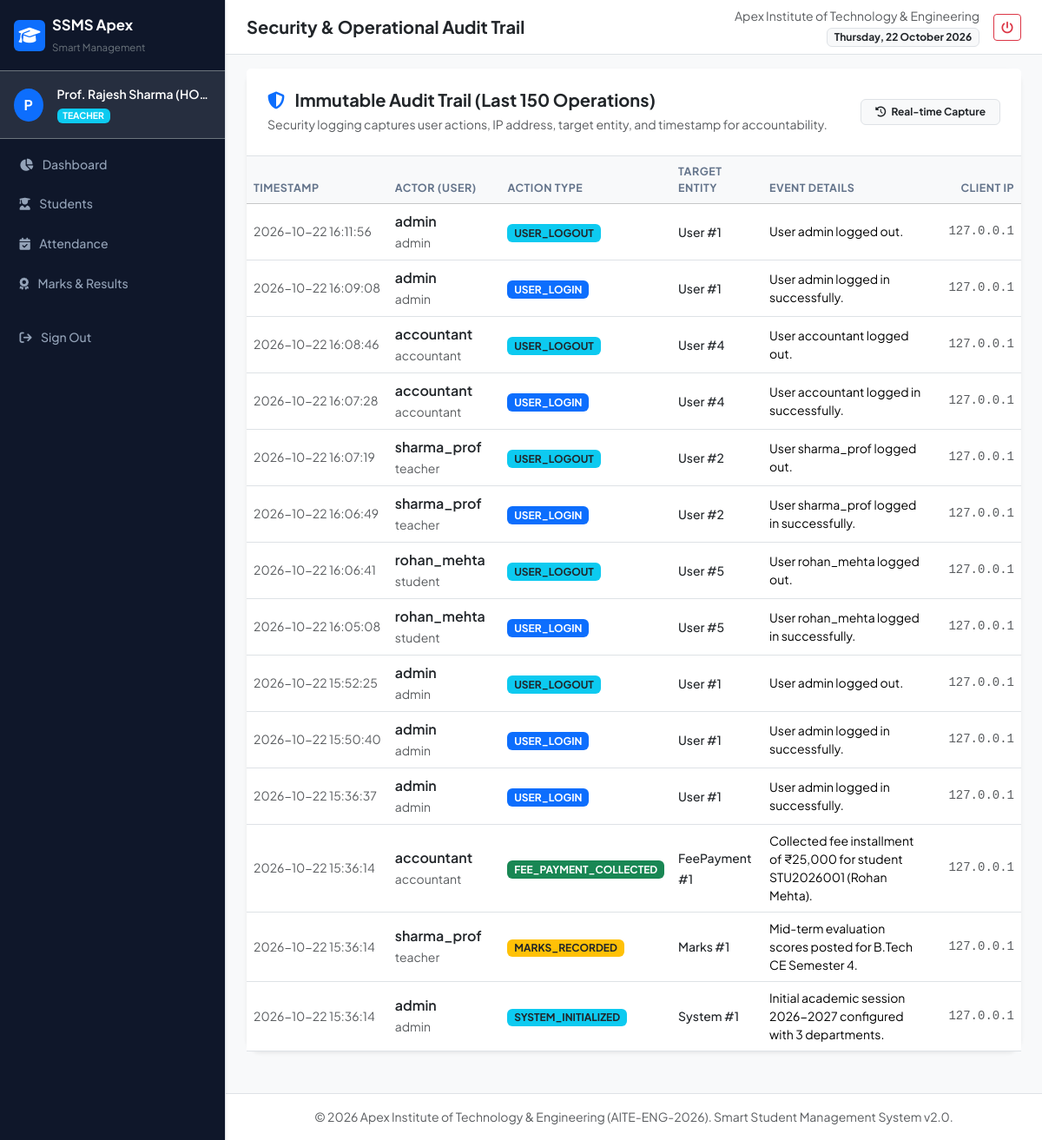
Page /audit-logs (signed in) on the committed database.
### models.py (models this page shows, shortened)
class User(db.Model):
    __tablename__ = 'users'
    id = db.Column(db.Integer, primary_key=True)
    username = db.Column(db.String(50), unique=True, nullable=False, index=True)
    password_hash = db.Column(db.String(255), nullable=False)
    role = db.Column(db.String(20), nullable=False, default='student')  # admin, teacher, student, accountant
    email = db.Column(db.String(100), unique=True, nullable=False)
    full_name = db.Column(db.String(100), nullable=False)
    is_active = db.Column(db.Boolean, default=True)
    created_at = db.Column(db.DateTime, default=datetime.utcnow)
    student_profile = db.relationship('Student', backref='user_account', uselist=False, cascade='all, delete-orphan')
    audit_logs = db.relationship('AuditLog', backref='user', lazy='dynamic')

class AuditLog(db.Model):
    __tablename__ = 'audit_logs'
    id = db.Column(db.Integer, primary_key=True)
    user_id = db.Column(db.Integer, db.ForeignKey('users.id'), nullable=True)
    action = db.Column(db.String(100), nullable=False)       # 'STUDENT_CREATED', 'MARKS_UPDATED', 'FEE_PAID', 'LOGIN'
    entity_type = db.Column(db.String(50))                   # 'Student', 'Marks', 'FeePayment', 'User'
    entity_id = db.Column(db.Integer)
    details = db.Column(db.Text)
    ip_address = db.Column(db.String(50))
    timestamp = db.Column(db.DateTime, default=datetime.utcnow)

### app.py (the view)
    @app.route('/audit-logs')
    @login_required
    @roles_accepted('admin')
    def audit_logs():
        logs = AuditLog.query.order_by(AuditLog.timestamp.desc()).limit(150).all()
        return render_template('audit/logs.html', logs=logs)

### templates/audit/logs.html (shortened to what this page needs)
{% extends "base.html" %}
{% block page_title %}Security & Operational Audit Trail{% endblock %}
{% block content %}
<div class="card border-0 shadow-sm rounded-4 mb-4">
    <div class="card-header bg-white border-bottom p-4 d-flex align-items-center justify-content-between flex-wrap gap-2">
        <div>
            <h5 class="fw-bold mb-1 text-dark">
                <i class="fa-solid fa-shield-halved text-primary me-2"></i> Immutable Audit Trail (Last 150 Operations)
            </h5>
            <small class="text-muted">Security logging captures user actions, IP address, target entity, and timestamp for accountability.</small>
        </div>
        <span class="badge bg-light text-dark border px-3 py-2">
            <i class="fa-solid fa-clock-rotate-left me-1"></i> Real-time Capture
        </span>
    </div>
    <div class="card-body p-0">
        <div class="table-responsive">
            <table class="table table-hover align-middle mb-0">
                <thead class="table-light">
                    <tr>
                        <th style="width: 15%;">Timestamp</th>
                        <th style="width: 15%;">Actor (User)</th>
                        <th style="width: 18%;">Action Type</th>
                        <th style="width: 12%;">Target Entity</th>
                        <th style="width: 28%;">Event Details</th>
                        <th style="width: 12%;" class="text-end">Client IP</th>
                    </tr>
                </thead>
                <tbody>
                    {% for log in logs %}
                    <tr>
                        <td class="text-muted text-nowrap small">{{ log.timestamp.strftime('%Y-%m-%d %H:%M:%S') }}</td>
                        <td>
                            <div class="fw-semibold text-dark">{{ log.user.username if log.user else 'System' }}</div>
                            <small class="text-muted">{{ log.user.role if log.user else 'Internal' }}</small>
                        </td>
                        <td>
                            <span class="badge bg-{{ 'primary' if 'LOGIN' in log.action else ('success' if 'FEE' in log.action else ('warning text-dark' if 'MARKS' in log.action else 'info text-dark')) }}">
                                {{ log.action }}
                            </span>
                        </td>
                        <td><small class="text-dark fw-medium">{{ log.entity_type }} #{{ log.entity_id or '-' }}</small></td>
                        <td class="small text-break">{{ log.details }}</td>
                        <td class="text-end font-monospace small text-muted">{{ log.ip_address or '127.0.0.1' }}</td>
                    </tr>
                    {% else %}
                    <tr>
                        <td colspan="6" class="text-center text-muted py-4">No audit logs recorded yet.</td>
                    </tr>
                    {% endfor %}
                </tbody>
            </table>
        </div>
    </div>
</div>
{% endblock %}

### templates/base.html (shortened to what this page needs)
<!DOCTYPE html>
<html lang="en">
<head>
    <link href="https://cdn.jsdelivr.net/npm/bootstrap@5.3.3/dist/css/bootstrap.min.css" rel="stylesheet">
    <link href="https://cdnjs.cloudflare.com/ajax/libs/font-awesome/6.5.1/css/all.min.css" rel="stylesheet">
    <link rel="stylesheet" href="{{ url_for('static', filename='css/style.css') }}">
</head>
<body>
    <div class="d-flex" id="wrapper">
        {% if current_user %}
        <nav id="sidebar" class="bg-dark text-white border-end shadow-sm">
            <div class="sidebar-header p-3 border-bottom border-secondary d-flex align-items-center justify-content-between">
                <a href="{{ url_for('dashboard') }}" class="text-white text-decoration-none d-flex align-items-center gap-2">
                    <div class="brand-icon bg-primary text-white rounded p-2 d-flex align-items-center justify-content-center">
                        <i class="fa-solid fa-graduation-cap fs-5"></i>
                    </div>
                    <div>
                        <div class="fw-bold tracking-tight text-white mb-0" style="font-size: 1.05rem;">SSMS Apex</div>
                        <small class="text-secondary" style="font-size: 0.72rem;">Smart Management</small>
                    </div>
                </a>
            </div>
            <div class="p-3 bg-secondary bg-opacity-25 border-bottom border-secondary d-flex align-items-center gap-3">
                <div class="avatar-circle bg-primary text-white fw-bold d-flex align-items-center justify-content-center rounded-circle">
                    {{ current_user.full_name[0] }}
                </div>
                <div class="overflow-hidden">
                    <div class="text-truncate fw-semibold text-white small">{{ current_user.full_name }}</div>
                    <span class="badge bg-{{ 'danger' if current_user.role == 'admin' else ('info' if current_user.role == 'teacher' else ('warning' if current_user.role == 'accountant' else 'success')) }} text-uppercase" style="font-size: 0.65rem;">
                        {{ current_user.role }}
                    </span>
                </div>
            </div>
            <ul class="nav flex-column p-2 gap-1 sidebar-nav">
                <li class="nav-item">
                    <a class="nav-link text-white-50 rounded {{ 'active' if request.endpoint == 'dashboard' }}" href="{{ url_for('dashboard') }}">
                        <i class="fa-solid fa-chart-pie me-2"></i> Dashboard
                    </a>
                </li>
                {% if current_user.role in ['admin', 'teacher', 'accountant'] %}
                <li class="nav-item">
                    <a class="nav-link text-white-50 rounded {{ 'active' if 'student' in request.endpoint }}" href="{{ url_for('students_list') }}">
                        <i class="fa-solid fa-user-graduate me-2"></i> Students
                    </a>
                </li>
                {% endif %}
                {% if current_user.role in ['admin', 'teacher'] %}
                <li class="nav-item">
                    <a class="nav-link text-white-50 rounded {{ 'active' if 'attendance' in request.endpoint }}" href="{{ url_for('attendance_mark') }}">
                        <i class="fa-solid fa-calendar-check me-2"></i> Attendance
                    </a>
                </li>
                <li class="nav-item">
                    <a class="nav-link text-white-50 rounded {{ 'active' if 'marks' in request.endpoint }}" href="{{ url_for('marks_entry') }}">
                        <i class="fa-solid fa-award me-2"></i> Marks & Results
                    </a>
                </li>
                {% endif %}
                <li class="nav-item mt-auto pt-3">
                    <a class="nav-link text-danger rounded" href="{{ url_for('logout') }}">
                        <i class="fa-solid fa-arrow-right-from-bracket me-2"></i> Sign Out
                    </a>
                </li>
            </ul>
        </nav>
        {% endif %}
        <div id="page-content-wrapper" class="w-100 bg-light">
            <nav class="navbar navbar-expand navbar-light bg-white border-bottom px-4 py-2 sticky-top">
                <div class="container-fluid p-0">
                    <div class="d-flex align-items-center gap-2">
                        <span class="fs-5 fw-bold text-dark">{% block page_title %}Smart Student Management System{% endblock %}</span>
                    </div>
                    <div class="d-flex align-items-center gap-3">
                        <div class="text-end d-none d-md-block">
                            <small class="text-muted d-block">{{ institute_name }}</small>
                            <span class="badge bg-light text-dark border">{{ now.strftime('%A, %d %B %Y') }}</span>
                        </div>
                        {% if current_user %}
                        <a href="{{ url_for('logout') }}" class="btn btn-outline-danger btn-sm" title="Logout">
                            <i class="fa-solid fa-power-off"></i>
                        </a>
                        {% endif %}
                    </div>
                </div>
            </nav>
            <div class="container-fluid px-4 pt-3">
                {% block content %}{% endblock %}
            </div>
            <footer class="mt-5 py-3 border-top bg-white text-center text-muted small">
                <div class="container-fluid">
                    <span>&copy; {{ now.year }} {{ institute_name }} ({{ institute_code }}). Smart Student Management System v2.0.</span>
                </div>
            </footer>
        </div>
    </div>
</body>
</html>

### static/css/style.css (style rules this page uses)
:root { --primary-color: #2563eb; --primary-hover: #1d4ed8; --secondary-color: #64748b; --success-color: #10b981; --danger-color: #ef4444; --warning-color: #f59e0b; --dark-surface: #0f172a; --light-bg: #f8fafc; --sidebar-width: 260px; }
body { font-family: 'Plus Jakarta Sans', -apple-system, BlinkMacSystemFont, "Segoe UI", Roboto, sans-serif; background-color: var(--light-bg); color: #1e293b; margin: 0; padding: 0; overflow-x: hidden; }
#sidebar { width: var(--sidebar-width); min-width: var(--sidebar-width); min-height: 100vh; background-color: var(--dark-surface) !important; transition: all 0.3s ease; z-index: 1040; }
.brand-icon { width: 36px; height: 36px; }
.avatar-circle { width: 38px; height: 38px; }
.sidebar-nav .nav-link { font-size: 0.88rem; font-weight: 500; padding: 0.65rem 0.9rem; color: #94a3b8 !important; transition: all 0.2s ease; }
.table thead th { font-size: 0.78rem; text-transform: uppercase; letter-spacing: 0.5px; color: #64748b; border-bottom-width: 1px; }
.table tbody tr { transition: background-color 0.15s ease; }

### rows in the picture
User: full_name "P", full_name "Prof. Rajesh Sharma (HO…", role "TEACHER"
AuditLog: timestamp "2026-10-22 16:11:56", user "admin", action "USER_LOGOUT", entity_type "User", entity "1", details "User admin logged out.", ip_address "127.0.0.1"
AuditLog: timestamp "2026-10-22 16:09:08", user "admin", action "USER_LOGIN", entity_type "User", entity "1", details "User admin logged in successfully.", ip_address "127.0.0.1"
AuditLog: timestamp "2026-10-22 16:08:46", user "accountant", action "USER_LOGOUT", entity_type "User", entity "4", details "User accountant logged out.", ip_address "127.0.0.1"
AuditLog: timestamp "2026-10-22 16:07:28", user "accountant", action "USER_LOGIN", entity_type "User", entity "4", details "User accountant logged in successfully.", ip_address "127.0.0.1"
AuditLog: timestamp "2026-10-22 16:07:19", user "sharma_prof", user "teacher", action "USER_LOGOUT", entity_type "User", entity "2", details "User sharma_prof logged out.", ip_address "127.0.0.1"
AuditLog: timestamp "2026-10-22 16:06:49", user "sharma_prof", user "teacher", action "USER_LOGIN", entity_type "User", entity "2", details "User sharma_prof logged in successfully.", ip_address "127.0.0.1"
AuditLog: timestamp "2026-10-22 16:06:41", user "rohan_mehta", user "student", action "USER_LOGOUT", entity_type "User", entity "5", details "User rohan_mehta logged out.", ip_address "127.0.0.1"
AuditLog: timestamp "2026-10-22 16:05:08", user "rohan_mehta", user "student", action "USER_LOGIN", entity_type "User", entity "5", details "User rohan_mehta logged in successfully.", ip_address "127.0.0.1"
AuditLog: timestamp "2026-10-22 15:52:25", user "admin", action "USER_LOGOUT", entity_type "User", entity "1", details "User admin logged out.", ip_address "127.0.0.1"
AuditLog: timestamp "2026-10-22 15:50:40", user "admin", action "USER_LOGIN", entity_type "User", entity "1", details "User admin logged in successfully.", ip_address "127.0.0.1"
AuditLog: timestamp "2026-10-22 15:36:37", user "admin", action "USER_LOGIN", entity_type "User", entity "1", details "User admin logged in successfully.", ip_address "127.0.0.1"
AuditLog: timestamp "2026-10-22 15:36:14", user "accountant", action "FEE_PAYMENT_COLLECTED", entity_type "FeePayment", entity "1", details "Collected fee installment of ₹25,000 for student STU2026001 (Rohan Mehta).", ip_address "127.0.0.1"
AuditLog: timestamp "2026-10-22 15:36:14", user "sharma_prof", user "teacher", action "MARKS_RECORDED", entity_type "Marks", entity "1", details "Mid-term evaluation scores posted for B.Tech CE Semester 4.", ip_address "127.0.0.1"
AuditLog: timestamp "2026-10-22 15:36:14", user "admin", action "SYSTEM_INITIALIZED", entity_type "System", entity "1", details "Initial academic session 2026-2027 configured with 3 departments.", ip_address "127.0.0.1"

### other values in the picture
{{ institute_name }} "Apex Institute of Technology & Engineering"
{{ institute_code }} "AITE-ENG-2026"
